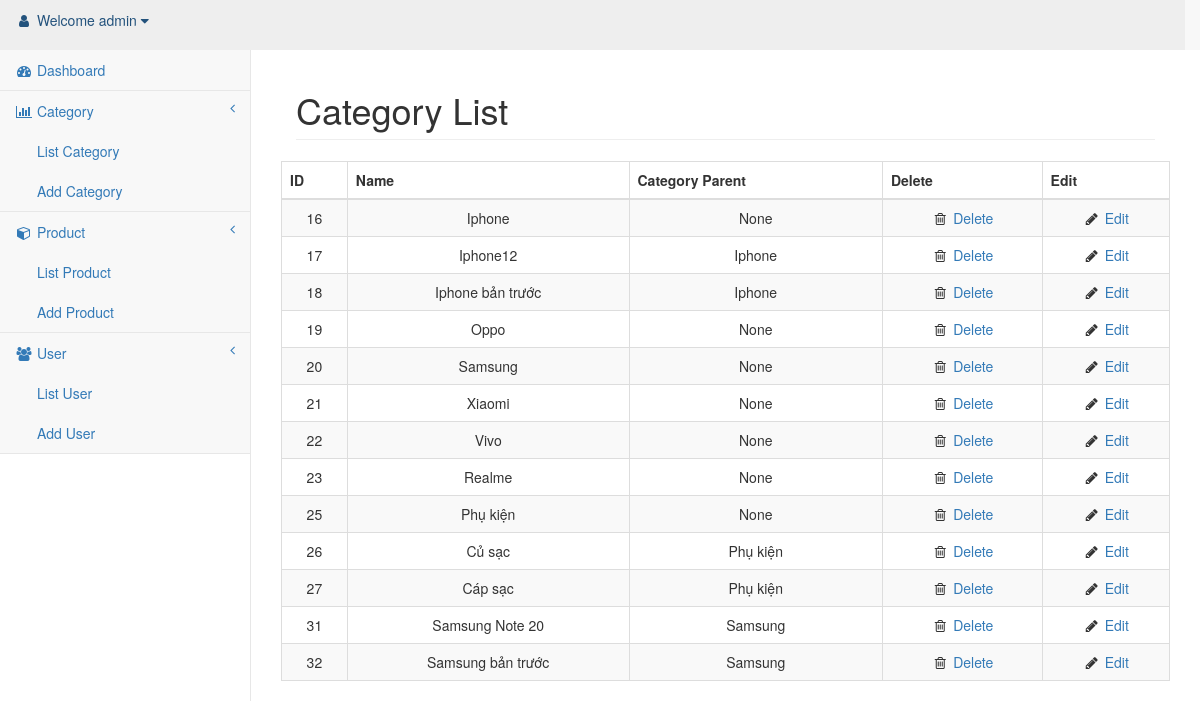
Screenshot of /admin/list_cate.php (signed in) with the database file from the repository.
### tables this page shows
CREATE TABLE `cates` (
  `id` int UNSIGNED NOT NULL,
  `name` varchar(255) NOT NULL,
  `alias` varchar(255) NOT NULL,
  `order` int NOT NULL,
  `parent_id` int NOT NULL,
  `keywords` varchar(255) NOT NULL,
  `description` varchar(255) NOT NULL,
  `created_at` timestamp NOT NULL,
  `updated_at` timestamp NOT NULL
);

### controllers/AdminPageController.php (called while the page is built, shortened)
<?php
require_once("../models/Cate.php");
class AdminPageController{
	public function viewListCatePage(){
		$cates = Cate::getAllCate();
		include_once('../views/admin/pages/list_cate.php');
	}
}
?>

### models/Cate.php (called while the page is built, shortened)
<?php
require_once(dirname(__DIR__)."/models/Database.php");
class Cate {
	public static function getAllCate() {
		$sql="select * from cates";
		$cates = Database::selectAll($sql);
		return $cates;
	}
	public static function getParentName($parent_id){
		$sql="select name from cates where id='".$parent_id."'";
		$parent_name= Database::select($sql);
		return $parent_name['name'];
	}
}
?>

### models/Database.php (called while the page is built, shortened)
<?php
class Database{
	private static $conn=null;
	private static function connect(){
		$dbInfo = "mysql:host=127.0.0.1;dbname=online_shop";
		$sqlUsername = "root";
		$sqlPassword = "Dat090299@";
		try {
			self::$conn = new PDO($dbInfo,$sqlUsername,$sqlPassword);
			self::$conn->setAttribute(PDO::ATTR_ERRMODE,PDO::ERRMODE_EXCEPTION);
			self::$conn->query('SET NAMES "utf8"');
		} catch (PDOException $e) {
			echo "Failed to connect to database". $e->getMessage();
		}
	}
	public static function select($sql){
		self::connect();
		$stmt=self::$conn->prepare($sql);
		$stmt->execute();
		$stmt->setFetchMode(PDO::FETCH_ASSOC);
		$result = $stmt->fetch();
		return $result;
	}
	public static function selectAll($sql){
		self::connect();
		$stmt=self::$conn->prepare($sql);
		$stmt->execute();
		$stmt->setFetchMode(PDO::FETCH_ASSOC);
		$result = $stmt->fetchAll();
		self::$conn=null;
		return $result;
	}
}
?>

### views/admin/pages/list_cate.php (the view)
<table class="table table-striped table-bordered table-hover" id="dataTables-example">
    <thead>
        <tr align="center">
            <th>ID</th>
            <th>Name</th>
            <th>Category Parent</th>
            <th>Delete</th>
            <th>Edit</th>
        </tr>
    </thead>
    <tbody>
        <?php foreach($cates as $cate){ ?>
        <tr class="odd gradeX" align="center">
            <td><?php echo $cate["id"] ?></td>
            <td><?php echo $cate["name"] ?></td>
            <td>
                <?php
                if($cate["parent_id"]==0)
                    echo "None";
                else{
                    $parent_name=Cate::getParentName($cate["parent_id"]);
                    echo $parent_name;
                }
                ?>
            </td>
            <td class="center"><i class="fa fa-trash-o  fa-fw"></i><a onclick="return confirm('Are you sure?')"
            <?php echo "href='../routes/admin/delete_cate.php?id=".$cate['id']."'" ?>
            > Delete</a></td>
            <td class="center"><i class="fa fa-pencil fa-fw"></i> <a
            <?php echo "href='edit_cate.php?id=".$cate['id']."'" ?>
            > Edit</a></td>
        </tr>
        <?php } ?>
    </tbody>
</table>

### public/admin/css/sb-admin-2.css (style rules this page uses)
body { background-color: #f8f8f8; }

### rows the page displays
cates: id "16", name "Iphone", parent_id "None"
cates: id "17", name "Iphone12", parent_name "Iphone"
cates: id "18", name "Iphone bản trước", parent_name "Iphone"
cates: id "19", name "Oppo", parent_id "None"
cates: id "20", name "Samsung", parent_id "None"
cates: id "21", name "Xiaomi", parent_id "None"
cates: id "22", name "Vivo", parent_id "None"
cates: id "23", name "Realme", parent_id "None"
cates: id "25", name "Phụ kiện", parent_id "None"
cates: id "26", name "Củ sạc", parent_name "Phụ kiện"
cates: id "27", name "Cáp sạc", parent_name "Phụ kiện"
cates: id "31", name "Samsung Note 20", parent_name "Samsung"
cates: id "32", name "Samsung bản trước", parent_name "Samsung"

### other values shown
$_SESSION['username'] "admin"
